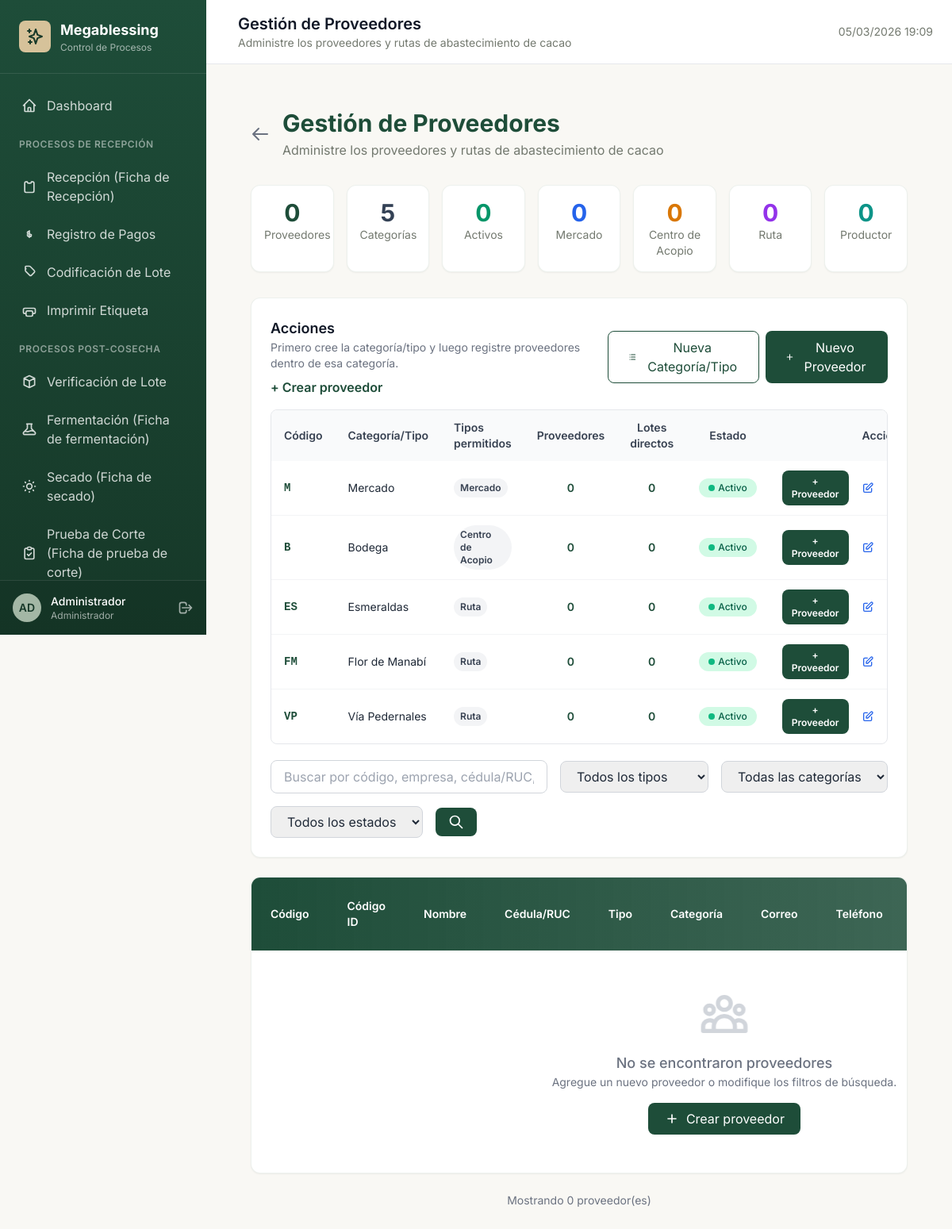
Before: /configuracion/proveedores.php (signed in) with the older database file.
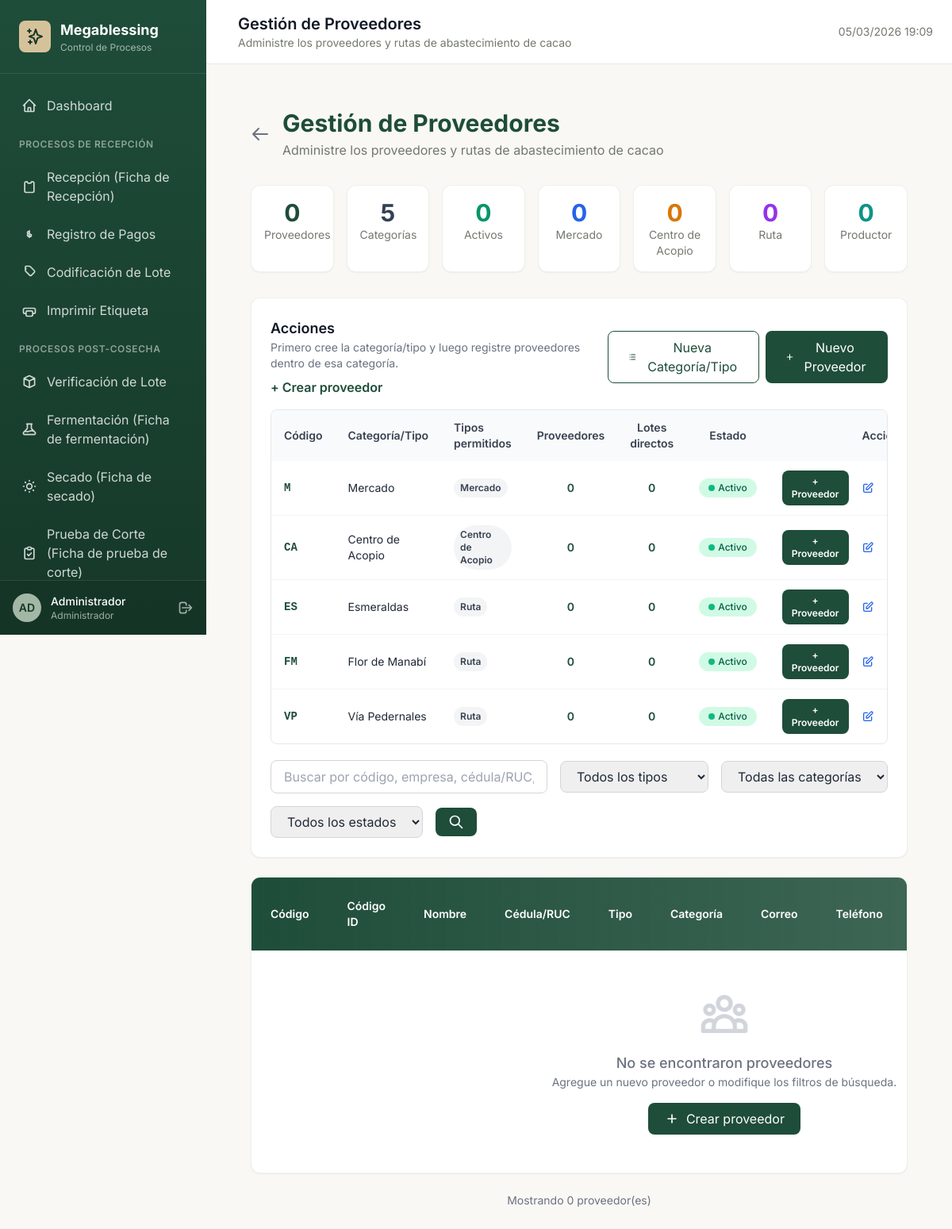
After: the same page with the newer database file.
### tables this page shows
CREATE TABLE IF NOT EXISTS `roles` (
    `id` INT PRIMARY KEY AUTO_INCREMENT,
    `nombre` VARCHAR(50) NOT NULL,
    `descripcion` TEXT,
    `permisos` JSON,
    `activo` TINYINT(1) DEFAULT 1,
    `created_at` TIMESTAMP DEFAULT CURRENT_TIMESTAMP
);

CREATE TABLE IF NOT EXISTS `proveedores` (
    `id` INT PRIMARY KEY AUTO_INCREMENT,
    `codigo` VARCHAR(20) NOT NULL UNIQUE,
    `codigo_identificacion` VARCHAR(20),
    `nombre` VARCHAR(100) NOT NULL,
    `cedula_ruc` VARCHAR(20),
    `tipo` ENUM('MERCADO','BODEGA','RUTA','PRODUCTOR') NOT NULL,
    `categoria` VARCHAR(100),
    `tipos_permitidos` VARCHAR(120),
    `es_categoria` TINYINT(1) NOT NULL DEFAULT 0,
    `direccion` TEXT,
    `utm_este_x` VARCHAR(50),
    `utm_norte_y` VARCHAR(50),
    `seguridad_deforestacion` TINYINT(1),
    `arboles_endemicos` TINYINT(1),
    `hectareas_totales` DECIMAL(10,2),
    `hectareas_ccn51` DECIMAL(10,2),
    `hectareas_fino_aroma` DECIMAL(10,2),
    `certificaciones` TEXT,
    `certificacion_otras` VARCHAR(255),
    `documento_certificaciones` VARCHAR(255),
    `telefono` VARCHAR(50),
    `email` VARCHAR(120),
    `contacto` VARCHAR(100),
    `activo` TINYINT(1) DEFAULT 1,
    `created_at` TIMESTAMP DEFAULT CURRENT_TIMESTAMP
);

### core/Auth.php (called while the page is built, shortened)
<?php
class Auth {
    public static function ensureRolesCatalog(): void {
        try {
            $db = Database::getInstance();
            $existingRoles = $db->fetchAll("SELECT id, nombre FROM roles");
        } catch (Throwable $e) {
        }
    }
    public static function check() {
        return isset($_SESSION['logged_in']) && $_SESSION['logged_in'] === true;
    }
    public static function user() {
        return [
            'id' => $_SESSION['user_id'],
            'nombre' => $_SESSION['user_name'],
            'email' => $_SESSION['user_email'],
            'rol' => $_SESSION['user_rol'],
            'rol_id' => $_SESSION['user_rol_id'],
            'permisos' => $_SESSION['user_permisos']
        ];
    }
}

### core/Database.php (called while the page is built, shortened)
<?php
class Database {
    private static $instance = null;
    private $pdo;
    private function __construct() {
        try {
            $dsn = "mysql:host=" . DB_HOST . ";dbname=" . DB_NAME . ";charset=" . DB_CHARSET;
            $options = [
                PDO::ATTR_ERRMODE => PDO::ERRMODE_EXCEPTION,
                PDO::ATTR_DEFAULT_FETCH_MODE => PDO::FETCH_ASSOC,
                PDO::ATTR_EMULATE_PREPARES => false,
            ];
            $this->pdo = new PDO($dsn, DB_USER, DB_PASS, $options);
        } catch (PDOException $e) {
            if (APP_DEBUG) {
                die("Error de conexión: " . $e->getMessage());
            }
            die("Error de conexión a la base de datos");
        }
    }
    public static function getInstance() {
        if (self::$instance === null) {
            self::$instance = new self();
        }
        return self::$instance;
    }
    public function query($sql, $params = []) {
        $stmt = $this->pdo->prepare($sql);
        $stmt->execute($params);
        return $stmt;
    }
    public function fetchAll($sql, $params = []) {
        return $this->query($sql, $params)->fetchAll();
    }
}

### bootstrap.php (called while the page is built, shortened)
<?php
require_once BASE_PATH . '/core/Database.php';
require_once BASE_PATH . '/core/Auth.php';
Auth::ensureRolesCatalog();

### configuracion/proveedores.php (the view, shortened to what the rows shown need)
<?php
require_once __DIR__ . '/../bootstrap.php';
$db = Database::getInstance()->getConnection();
$getTableColumns = static function (PDO $pdo, string $table): array {
    return array_column(
        $pdo->query("SHOW COLUMNS FROM {$table}")->fetchAll(PDO::FETCH_ASSOC),
        'Field'
    );
};
$normalizarCategoria = static function (string $valor): string {
    $valor = strtoupper(trim($valor));
    return strtr($valor, [
        'Á' => 'A',
        'É' => 'E',
        'Í' => 'I',
        'Ó' => 'O',
        'Ú' => 'U',
    ]);
};
$tiposProveedor = ['MERCADO', 'BODEGA', 'RUTA', 'PRODUCTOR'];
$tipoLabels = [
    'MERCADO' => 'Mercado',
    'BODEGA' => 'Centro de Acopio',
    'RUTA' => 'Ruta',
    'PRODUCTOR' => 'Productor',
];
$parseUpperList = static function ($value, array $allowList = []): array {
    $items = [];
    if (is_array($value)) {
        $items = $value;
    } elseif (is_string($value) && trim($value) !== '') {
        $items = preg_split('/[\s,;|]+/', trim($value));
    }
    $result = [];
    foreach ($items as $item) {
        $val = strtoupper(trim((string)$item));
        if ($val === '') {
            continue;
        }
        if (!empty($allowList) && !in_array($val, $allowList, true)) {
            continue;
        }
        if (!in_array($val, $result, true)) {
            $result[] = $val;
        }
    }
    return $result;
};
$colsProveedores = $getTableColumns($db, 'proveedores');
$hasProvCol = static function (string $name) use (&$colsProveedores): bool {
    return in_array($name, $colsProveedores, true);
};
$colsProveedores = $getTableColumns($db, 'proveedores');
try {
    $db->exec(
        "UPDATE proveedores
         SET tipo = 'BODEGA'
         WHERE UPPER(COALESCE(tipo, '')) IN ('CA', 'CENTRO DE ACOPIO', 'CENTRO_ACOPIO')"
    );
    if ($hasProvCol('categoria')) {
        $db->prepare(
            "UPDATE proveedores
             SET categoria = ?
             WHERE UPPER(COALESCE(categoria, '')) = 'BODEGA'"
        )->execute(['CENTRO DE ACOPIO']);
    }
    if ($hasProvCol('es_categoria') && $hasProvCol('categoria')) {
        $db->prepare(
            "UPDATE proveedores
             SET codigo = 'CA',
                 nombre = 'Centro de Acopio',
                 tipo = 'BODEGA',
                 categoria = 'CENTRO DE ACOPIO',
                 es_categoria = 1" . ($hasProvCol('tipos_permitidos') ? ",
                 tipos_permitidos = 'BODEGA'" : "") . "
             WHERE UPPER(COALESCE(codigo, '')) IN ('B', 'CA')
                OR (
                    es_categoria = 1
                    AND (
                        UPPER(COALESCE(categoria, '')) IN ('BODEGA', 'CENTRO DE ACOPIO')
                        OR UPPER(COALESCE(nombre, '')) IN ('BODEGA', 'CENTRO DE ACOPIO')
                    )
               )"
        )->execute();
    }
} catch (Throwable $e) {
}
if (in_array('tipos_permitidos', $colsProveedores, true)) {
    try {
        $db->exec(
            "UPDATE proveedores
             SET tipos_permitidos = UPPER(tipo)
             WHERE es_categoria = 1
               AND (tipos_permitidos IS NULL OR TRIM(tipos_permitidos) = '')"
        );
    } catch (Throwable $e) {
    }
}
$categoriasVista = [];
if ($hasProvCol('es_categoria') && $hasProvCol('categoria')) {
    $stmtCategorias = $db->query("
        SELECT c.*,
               (SELECT COUNT(*) FROM proveedores p2
                WHERE (p2.es_categoria = 0 OR p2.es_categoria IS NULL)
                  AND p2.categoria = c.categoria) as total_proveedores,
               (SELECT COUNT(*) FROM lotes l WHERE l.proveedor_id = c.id) as total_lotes_directos
        FROM proveedores c
        WHERE c.es_categoria = 1
        ORDER BY c.activo DESC, c.tipo ASC, c.nombre ASC
    ");
    $categoriasVista = $stmtCategorias->fetchAll(PDO::FETCH_ASSOC);
}
$pageTitle = 'Gestión de Proveedores';
?>
<div class="max-w-7xl mx-auto px-4 sm:px-6 lg:px-8 py-8">
    <div class="mb-8">
        <div class="flex items-center gap-4 mb-4">
            <div>
                <h1 class="text-3xl font-bold text-primary">Gestión de Proveedores</h1>
            </div>
        </div>
    </div>
    <div class="bg-white rounded-xl shadow-sm border border-olive/20 p-6 mb-6">
        <div class="flex flex-col sm:flex-row sm:items-center sm:justify-between gap-3 mb-4">
            <div>
                <h2 class="text-lg font-semibold text-gray-900">Acciones</h2>
            </div>
        </div>
        <?php if ($hasProvCol('es_categoria')): ?>
        <div class="mb-5 overflow-x-auto border border-gray-200 rounded-lg">
            <table class="min-w-full text-sm">
                <thead class="bg-gray-50">
                    <tr>
                        <th class="px-4 py-3 text-left font-semibold text-gray-700">Código</th>
                        <th class="px-4 py-3 text-left font-semibold text-gray-700">Categoría/Tipo</th>
                        <th class="px-4 py-3 text-left font-semibold text-gray-700">Tipos permitidos</th>
                        <th class="px-4 py-3 text-center font-semibold text-gray-700">Proveedores</th>
                        <th class="px-4 py-3 text-center font-semibold text-gray-700">Lotes directos</th>
                        <th class="px-4 py-3 text-center font-semibold text-gray-700">Estado</th>
                        <th class="px-4 py-3 text-right font-semibold text-gray-700">Acciones</th>
                    </tr>
                </thead>
                <tbody class="divide-y divide-gray-100">
                    <?php foreach ($categoriasVista as $cat): ?>
                    <?php $catKey = $normalizarCategoria((string)($cat['categoria'] ?? $cat['nombre'] ?? '')); ?>
                    <tr class="<?= ((int)($cat['activo'] ?? 1) === 0) ? 'opacity-60' : '' ?>">
                        <td class="px-4 py-3 font-mono font-semibold text-primary"><?= htmlspecialchars($cat['codigo']) ?></td>
                        <td class="px-4 py-3"><?= htmlspecialchars($cat['nombre']) ?></td>
                        <td class="px-4 py-3">
                            <?php
                            $tiposCat = $parseUpperList(
                                $cat['tipos_permitidos'] ?? ($cat['tipo'] ?? ''),
                                $tiposProveedor
                            );
                            ?>
                            <div class="flex flex-wrap gap-1">
                                <?php foreach ($tiposCat as $tipoCatBadge): ?>
                                    <span class="px-2 py-1 rounded-full text-xs font-semibold bg-gray-100 text-gray-700"><?= htmlspecialchars($tipoLabels[$tipoCatBadge] ?? $tipoCatBadge) ?></span>
                                <?php endforeach; ?>
                            </div>
                        </td>
                        <td class="px-4 py-3 text-center font-semibold text-primary"><?= number_format((int)($cat['total_proveedores'] ?? 0)) ?></td>
                        <td class="px-4 py-3 text-center font-semibold text-primary"><?= number_format((int)($cat['total_lotes_directos'] ?? 0)) ?></td>
                        <td class="px-4 py-3 text-center">
                            <button type="button" onclick="toggleEstado(<?= (int)$cat['id'] ?>)"
                                    class="inline-flex items-center gap-1 px-3 py-1 rounded-full text-xs font-medium transition-colors
                                           <?= ((int)($cat['activo'] ?? 1) === 1) ? 'bg-emerald-100 text-emerald-800 hover:bg-emerald-200' : 'bg-red-100 text-red-800 hover:bg-red-200' ?>">
                                <span class="w-2 h-2 rounded-full <?= ((int)($cat['activo'] ?? 1) === 1) ? 'bg-emerald-500' : 'bg-red-500' ?>"></span>
                                <?= ((int)($cat['activo'] ?? 1) === 1) ? 'Activo' : 'Inactivo' ?>
                            </button>
                        </td>
                        <td class="px-4 py-3">
                            <div class="flex justify-end gap-2">
                                <button type="button" onclick="openProveedorModal('create', null, '<?= htmlspecialchars($catKey) ?>')"
                                        class="px-3 py-1.5 text-xs font-semibold rounded-lg bg-primary text-white hover:bg-primary/90 transition-colors">
                                    + Proveedor
                                </button>
                                <button type="button" onclick="openCategoriaModal('edit', <?= (int)$cat['id'] ?>)"
                                        class="p-2 text-blue-600 hover:bg-blue-50 rounded-lg transition-colors" title="Editar categoría">
                                    <svg class="w-4 h-4" fill="none" stroke="currentColor" viewBox="0 0 24 24">
                                        <path stroke-linecap="round" stroke-linejoin="round" stroke-width="2" d="M11 5H6a2 2 0 00-2 2v11a2 2 0 002 2h11a2 2 0 002-2v-5m-1.414-9.414a2 2 0 112.828 2.828L11.828 15H9v-2.828l8.586-8.586z"/>
                                    </svg>
                                </button>
                            </div>
                        </td>
                    </tr>
                    <?php endforeach; ?>
                </tbody>
            </table>
        </div>
        <?php endif; ?>
    </div>
    <div class="bg-white rounded-xl shadow-sm border border-olive/20 overflow-hidden">
        <div class="overflow-x-auto">
            <table class="w-full">
                <thead class="bg-gradient-to-r from-primary to-primary/80 text-white">
                    <tr>
                        <th class="px-6 py-4 text-left text-sm font-semibold">Código</th>
                        <th class="px-6 py-4 text-left text-sm font-semibold">Código ID</th>
                        <th class="px-6 py-4 text-left text-sm font-semibold">Nombre</th>
                        <th class="px-6 py-4 text-left text-sm font-semibold">Cédula/RUC</th>
                        <th class="px-6 py-4 text-left text-sm font-semibold">Tipo</th>
                        <th class="px-6 py-4 text-left text-sm font-semibold">Categoría</th>
                        <th class="px-6 py-4 text-left text-sm font-semibold">Correo</th>
                        <th class="px-6 py-4 text-left text-sm font-semibold">Teléfono</th>
                        <th class="px-6 py-4 text-center text-sm font-semibold">Lotes</th>
                    </tr>
                </thead>
            </table>
        </div>
    </div>
</div>
<?php
$content = ob_get_clean();
include __DIR__ . '/../templates/layouts/main.php';
?>

### templates/layouts/main.php (shortened to what the rows shown need)
<?php
$currentUser = Auth::user();
$assetVersion = static function (string $path): string {
    $mtime = @filemtime($path);
    return $mtime !== false ? (string) $mtime : date('YmdHis');
};
$cssVersion = $assetVersion(__DIR__ . '/../../assets/css/app.css');
?>
<!DOCTYPE html>
<html lang="es">
<head>
    <script src="https://cdn.tailwindcss.com"></script>
    <link rel="stylesheet" href="<?= APP_URL ?>/assets/css/app.css?v=<?= $cssVersion ?>">
</head>
<body class="bg-ivory min-h-screen">
    <aside class="sidebar">
        <div class="sidebar-logo">
            <div class="flex items-center space-x-3">
                <div>
                    <h1 class="text-white font-bold text-lg">Megablessing</h1>
                </div>
            </div>
        </div>
        <div class="sidebar-user">
            <div class="flex items-center justify-between">
                <div class="flex items-center space-x-3">
                    <div class="w-9 h-9 bg-olive rounded-full flex items-center justify-center">
                        <span class="text-primary-dark font-semibold text-sm">
                            <?= strtoupper(substr($currentUser['nombre'], 0, 2)) ?>
                        </span>
                    </div>
                    <div>
                        <p class="text-white text-sm font-medium"><?= htmlspecialchars($currentUser['nombre']) ?></p>
                        <p class="text-white/60 text-xs"><?= htmlspecialchars($currentUser['rol']) ?></p>
                    </div>
                </div>
            </div>
        </div>
    </aside>
    <main class="main-content">
        <header class="header">
            <div class="flex items-center space-x-4">
                <div>
                    <h1 class="text-xl font-semibold text-gray-900"><?= $pageTitle ?? 'Dashboard' ?></h1>
                </div>
            </div>
        </header>
        <div class="p-6">
            <?= $content ?? '' ?>
        </div>
    </main>
</body>
</html>

Changed rows visible on the page:
changed proveedores: codigo "B" → "CA"; nombre "Bodega" → "Centro de Acopio"
